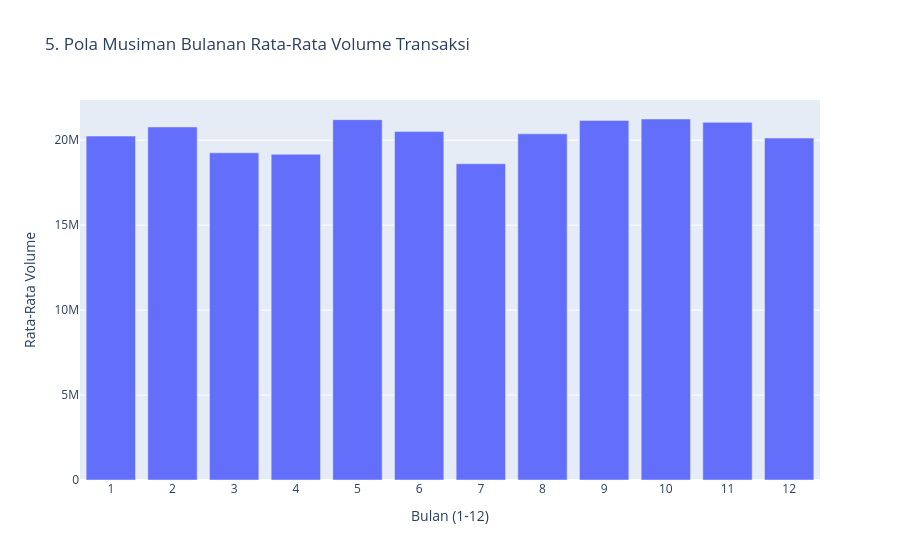

Here is the notebook cell this chart was saved with:
### Code cell
#Pola Musiman Bulanan (Rata-Rata Volume per Bulan)
musiman_bulanan = (
    df_eda.with_columns(pl.col("datetime").dt.month().alias("bulan"))
    .group_by("bulan")
    .agg([
        pl.col("volume").mean().alias("rata_volume"),
        pl.col("close").mean().alias("rata_close"),
    ])
    .sort("bulan")
    .to_pandas()
)

fig5 = px.bar(
    musiman_bulanan,
    x="bulan",
    y="rata_volume",
    title="5. Pola Musiman Bulanan Rata-Rata Volume Transaksi",
    labels={"bulan": "Bulan (1-12)", "rata_volume": "Rata-Rata Volume"},
)
fig5.update_xaxes(dtick=1)
fig5.show()

### Figure 1 — Plotly figure (JSON) as saved in the notebook; plotly's stock layout.template omitted (floating-point values rounded to 4 significant figures)
{"data": [{"hovertemplate": "Bulan (1-12)=%{x}<br>Rata-Rata Volume=%{y}<extra></extra>", "legendgroup": "", "marker": {"color": "#636efa", "pattern": {"shape": ""}}, "name": "", "orientation": "v", "showlegend": false, "textposition": "auto", "type": "bar", "x": [1, 2, 3, 4, 5, 6, 7, 8, 9, 10, 11, 12], "xaxis": "x", "y": [20240000.0, 20780000.0, 19260000.0, 19170000.0, 21210000.0, 20510000.0, 18610000.0, 20370000.0, 21170000.0, 21250000.0, 21050000.0, 20130000.0], "yaxis": "y"}], "layout": {"barmode": "relative", "legend": {"tracegroupgap": 0}, "title": {"text": "5. Pola Musiman Bulanan Rata-Rata Volume Transaksi"}, "xaxis": {"anchor": "y", "domain": [0, 1], "dtick": 1, "title": {"text": "Bulan (1-12)"}}, "yaxis": {"anchor": "x", "domain": [0, 1], "title": {"text": "Rata-Rata Volume"}}}}
